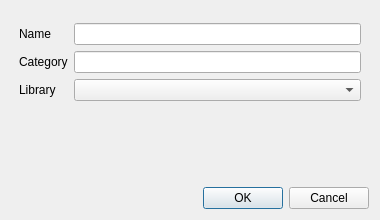
<?xml version="1.0" encoding="UTF-8"?>
<ui version="4.0">
 <class>DialogCreateMacro</class>
 <widget class="QDialog" name="DialogCreateMacro">
  <property name="geometry">
   <rect>
    <x>0</x>
    <y>0</y>
    <width>380</width>
    <height>220</height>
   </rect>
  </property>
  <property name="minimumSize">
   <size>
    <width>380</width>
    <height>0</height>
   </size>
  </property>
  <property name="windowTitle">
   <string>Create macro from selection</string>
  </property>
  <layout class="QVBoxLayout" name="verticalLayout">
   <item>
    <layout class="QFormLayout" name="formLayout">
     <property name="topMargin">
      <number>12</number>
     </property>
     <property name="leftMargin">
      <number>8</number>
     </property>
     <property name="rightMargin">
      <number>8</number>
     </property>
     <item row="0" column="0">
      <widget class="QLabel" name="labelName">
       <property name="text">
        <string>Name</string>
       </property>
      </widget>
     </item>
     <item row="0" column="1">
      <widget class="QLineEdit" name="txtName">
       <property name="toolTip">
        <string>Name shown in the library panel (e.g. 100 ohm resistor).</string>
       </property>
      </widget>
     </item>
     <item row="1" column="0">
      <widget class="QLabel" name="labelCategory">
       <property name="text">
        <string>Category</string>
       </property>
      </widget>
     </item>
     <item row="1" column="1">
      <widget class="QLineEdit" name="txtCategory">
       <property name="toolTip">
        <string>Group the macro will appear under in the library panel (e.g. Resistors).</string>
       </property>
      </widget>
     </item>
     <item row="2" column="0">
      <widget class="QLabel" name="labelLibrary">
       <property name="text">
        <string>Library</string>
       </property>
      </widget>
     </item>
     <item row="2" column="1">
      <widget class="QComboBox" name="cboxLibrary">
       <property name="editable">
        <bool>false</bool>
       </property>
       <property name="toolTip">
        <string>User libraries only (not standard). Choose &quot;New library...&quot; to create one.</string>
       </property>
      </widget>
     </item>
    </layout>
   </item>
   <item>
    <widget class="QLabel" name="labelError">
     <property name="text">
      <string/>
     </property>
     <property name="wordWrap">
      <bool>true</bool>
     </property>
    </widget>
   </item>
   <item>
    <widget class="QDialogButtonBox" name="buttonBox">
     <property name="orientation">
      <enum>Qt::Horizontal</enum>
     </property>
     <property name="standardButtons">
      <set>QDialogButtonBox::Cancel|QDialogButtonBox::Ok</set>
     </property>
    </widget>
   </item>
  </layout>
 </widget>
 <resources/>
 <connections>
  <connection>
   <sender>buttonBox</sender>
   <signal>rejected()</signal>
   <receiver>DialogCreateMacro</receiver>
   <slot>reject()</slot>
  </connection>
 </connections>
</ui>
